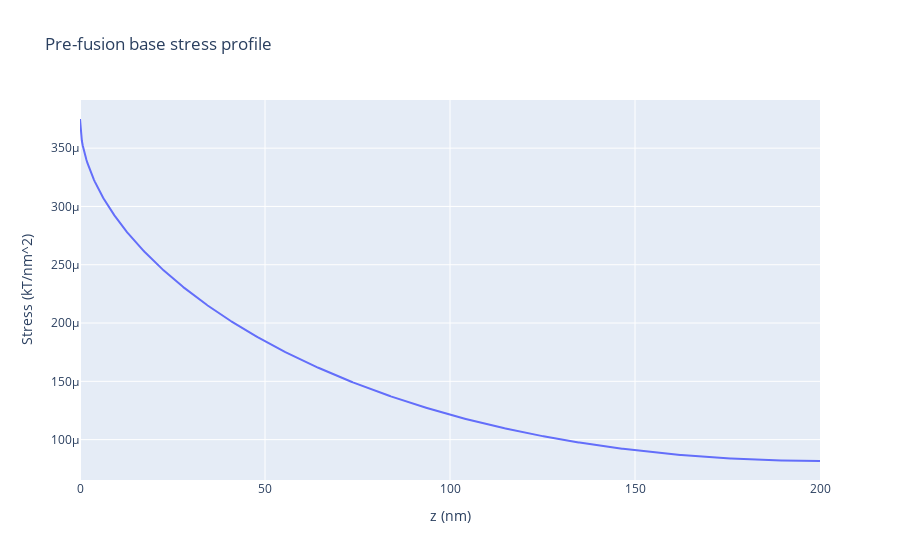

Notebook cell for this chart:
### Markdown cell above
## Computation: pre-fusion base

Our torus curvature is defined in terms of an angle $u$ which is oriented outward.  In otherwords, the pre-fusion base curvature must be rewritten as $u_{base} = \pi - \beta$ in our coordinate scheme.  We can solve for this in terms of $z$ (the axis serving as the center of rotational symmetry) and the base torus tube radius $Rt$ to get the expression: <br>
$u_{base} = \pi - arcsin \left(\frac{R_t - z}{R_t} \right)$
where $z=0$ where the protrusion first curves away from the main cell membrane.  See 2020-07-24 notes in lab notebook for more details.

### Code cell
zBase = np.linspace(0,Rt,num=Rt*4 + 1) #Will be using this to take a left Riemann sum
#print(zBase)
uBase = np.pi - np.arcsin((Rt-zBase)/Rt) # in radians
#print(uBase)

kBaseCirc = np.zeros(zBase.size)
stressBase = np.zeros(zBase.size)
GRingPre = np.zeros(zBase.size-1)
GPre = 0

#First calculate the curvatures
for k in range(0,zBase.size):
    kBaseCirc[k] = torusCircCurv(R0,Rt,uBase[k])
#print("kBaseCirc = ",kBaseCirc)

#Next calculate the per unit area stress profile
for s in range(0,zBase.size):
    stressBase[s] = helfrichStress(kBaseCirc[s],1/Rt,Kb*2) # Kb*2 since 2x membrane protrusion
#print(stressBase)

#Now find the energy of the discrete zBase rings via left Riemann sum
R1 = R0 + Rt-np.sqrt(1-((Rt-zBase)/Rt)**2)
     #Dist from z axis to membrane at given z (using trig a identity)
#print(R1)
for ring in range(0,GRingPre.size):
    #Stress per ring by finding cylindrical wall area * ring stress
    GRingPre[ring] = np.pi * 2*R1[ring] * (zBase[1]-zBase[0]) * stressBase[ring]

GPre = np.sum(GRingPre)

preStress = go.Figure()
preStress.add_trace(go.Scatter(x=zBase, y=stressBase, mode='lines'))
preStress.update_layout(title="Pre-fusion base stress profile",
                        xaxis_title="z (nm)", yaxis_title="Stress (kT/nm^2)")
preStress.show()

print("Total Gb of pre-fusion base = ",GPre," kT")

### Figure 1 — Plotly figure (JSON) as saved in the notebook; plotly's stock layout.template omitted (floating-point values rounded to 4 significant figures; data arrays with more than 128 entries replaced by an {"elided": "..."} marker saying what was removed)
{"data": [{"mode": "lines", "type": "scatter", "x": {"elided": "801 float values"}, "y": {"elided": "801 float values"}}], "layout": {"autosize": true, "title": {"text": "Pre-fusion base stress profile"}, "xaxis": {"autorange": true, "range": [0, 200], "title": {"text": "z (nm)"}, "type": "linear"}, "yaxis": {"autorange": true, "range": [6.537e-05, 0.0003913], "title": {"text": "Stress (kT/nm^2)"}, "type": "linear"}}}
